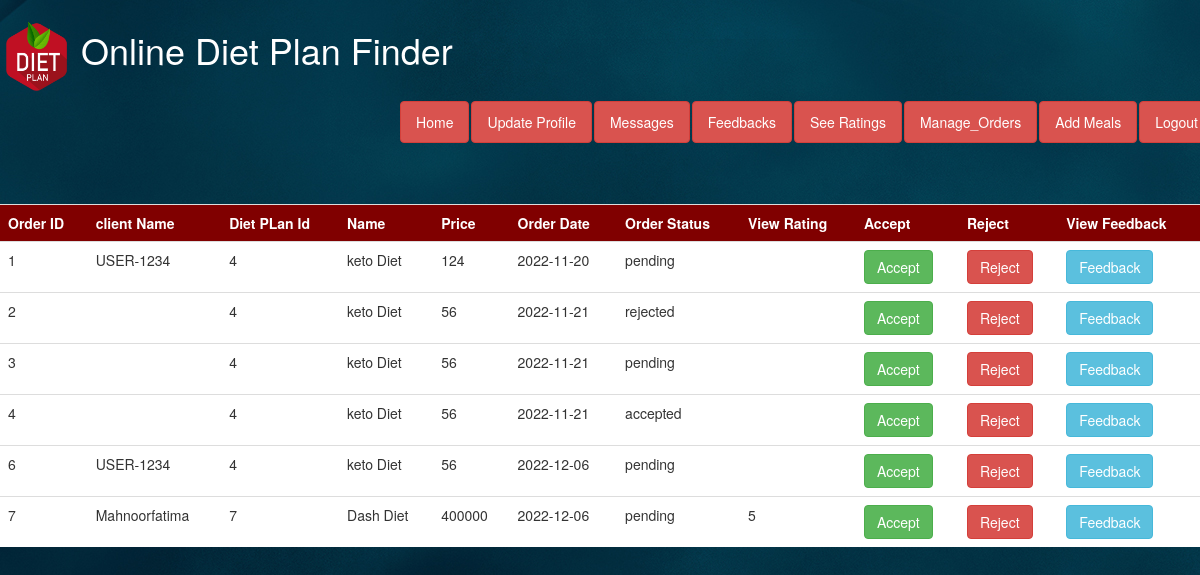
Screenshot of /manage_orders.php (signed in) with the database file from the repository.
### tables this page shows
CREATE TABLE IF NOT EXISTS `orders` (
  `OID` int(11) NOT NULL AUTO_INCREMENT,
  `DID` int(11) NOT NULL,
  `UID` int(11) NOT NULL,
  `Price` int(11) NOT NULL,
  `date` date NOT NULL,
  `accountno` int(11) NOT NULL,
  `pin` int(11) NOT NULL,
  `status` text NOT NULL,
  `NID` int(11) NOT NULL,
  PRIMARY KEY (`OID`)
);

CREATE TABLE IF NOT EXISTS `user` (
  `UID` int(11) NOT NULL AUTO_INCREMENT,
  `name` varchar(20) NOT NULL,
  `username` varchar(100) NOT NULL,
  `phone` varchar(13) NOT NULL,
  `email` varchar(50) NOT NULL,
  `password` varchar(20) NOT NULL,
  `type` varchar(30) NOT NULL,
  `status` varchar(30) NOT NULL,
  `pic` varchar(500) DEFAULT NULL,
  `intro` varchar(1000) DEFAULT NULL,
  `qualification` varchar(200) DEFAULT NULL,
  `experience` varchar(400) DEFAULT NULL,
  PRIMARY KEY (`UID`)
);

CREATE TABLE IF NOT EXISTS `diet_plan` (
  `DID` int(11) NOT NULL AUTO_INCREMENT,
  `HID` int(11) NOT NULL,
  `UID` int(11) NOT NULL,
  `Diet_name` varchar(500) NOT NULL,
  `diet_food` varchar(5000) NOT NULL,
  `diet_limit` varchar(5000) NOT NULL,
  `health_benefits` varchar(5000) NOT NULL,
  `downside` varchar(5000) NOT NULL,
  `daily_calories` int(100) NOT NULL,
  `description` varchar(5000) NOT NULL,
  `price` int(11) NOT NULL,
  `average_rating` int(11) DEFAULT NULL,
  `image` varchar(500) DEFAULT NULL,
  PRIMARY KEY (`DID`)
);

CREATE TABLE IF NOT EXISTS `rating` (
  `RID` int(11) NOT NULL AUTO_INCREMENT,
  `UID` int(11) NOT NULL,
  `DID` int(11) NOT NULL,
  `rating` int(11) NOT NULL,
  `NID` int(11) NOT NULL,
  PRIMARY KEY (`RID`)
);

### manage_orders.php (the view, shortened to what this page needs)
<?php ob_start();
$uid=$_SESSION['UID'];
     ?>
 <!DOCTYPE html>
<html lang="en">
  <head>
    <link rel="stylesheet" href="https://cdnjs.cloudflare.com/ajax/libs/font-awesome/4.7.0/css/font-awesome.min.css">
    <link href="css/bootstrap.min.css" rel="stylesheet">
<link rel="stylesheet" href="https://maxcdn.bootstrapcdn.com/bootstrap/3.4.1/css/bootstrap.min.css">
  </head>
  <body  >
  <div class="navbar" style="background-color: url(img/baC.jpg)"  >
     <header><b><a href="nutritionist.php"> <h1 style="color:white" ><img src="img/logo1.png" width="70px" height="70px"> Online Diet Plan Finder</h1></a></header>
                     <ul class="nav nav-pills navbar-right">
                     <li><a style="color:white" class="btn btn-danger" href="nutritionist.php" >Home</a></li>
                                                      <li><a style="color:white" class="btn btn-danger" href="update_nutritionist.php" >Update Profile</a></li>
                                                      <li><a style="color:white" class="btn btn-danger" href="n_messages.php" >Messages</a></li>
                                                      <li><a style="color:white" class="btn btn-danger" href="n_feedbacks.php" >Feedbacks</a></li>
                                                      <li><a style="color:white" class="btn btn-danger" href="view_ratings.php" >See Ratings</a></li>
                                                        <li><a style="color:white" class="btn btn-danger" href="manage_orders.php" >Manage_Orders</a></li>
                                                        <li><a style="color:white" class="btn btn-danger" href="Add_meals.php" >Add Meals</a></li>
                                                    <li><a href="logout.php" style="color:white" class="btn btn-danger" style="color:white" >Logout</a></li>
                            </ul>
        </div>
 <span style="background-image: url(img/baC.jpg)">
      <br><br>
  <table class="table">
    <tr>
    <th>
Order ID
</th>
<th>
client Name
</th>
<th>
Diet PLan Id
</th>
<th>
Name
</th>
<th>
Price
</th>
<th>
Order Date
</th>
<th>
Order Status
</th>
<th>
View Rating
</th>
<th>
Accept
</th>
<th>
Reject
</th>
<th>
View Feedback
</th>
</tr>
<?php
$conn=mysqli_connect('localhost','root','','diet');
$sql="select * from orders where NID='$uid'";
$result=mysqli_query($conn,$sql);
$num=mysqli_num_rows($result);
if($num>0){
  while($row=mysqli_fetch_assoc($result)){
    $OID=$row['OID'];
    $DID=$row['DID'];
    $UID=$row['UID'];
    $price=$row['Price'];
    $date=$row['date'];
    $status=$row['status'];
?>
 <?php
 $user="select * from diet_plan where DID='$DID';";
$res=mysqli_query($conn,$user);
$r=mysqli_fetch_assoc($res);
@$Name=$r['Diet_name'];
?>
 <?php
 $user="select * from user  where UID='$UID';";
$res=mysqli_query($conn,$user);
$r=mysqli_fetch_assoc($res);
@$nameclient=$r['username'];
?>
 <?php
 $ratingq="select * from rating where UID='$UID' and DID=$DID;";
$ress=mysqli_query($conn,$ratingq);
$rcs=mysqli_fetch_assoc($ress);
@$rating=$rcs['rating'];
?>
<?php
echo "<tr>";
 echo "<td> $OID </td>";
 echo "<td> $nameclient </td>";
 echo "<td> $DID </td>";
 echo "<td> $Name </td>";
 echo "<td> $price </td>";
  echo "<td> $date </td>";
  echo "<td> $status </td>";
  echo "<td> $rating </td>";
 echo "<td><a href='manage_orders.php?accept=$OID' class='btn btn-success' >Accept</a></td>";
  echo "<td><a href='manage_orders.php?reject=$OID' class='btn btn-danger' >Reject</a></td>";
echo "<td><a href='view_feedback.php?DID=$DID' class='btn btn-info' >Feedback</a></td>";
echo "</tr>";
}
}
?>
</table>
</body>
</html>

### manage_orders.php (style rules this page uses)
body { background-image: url(img/baC.jpg); }
td { background-color:white; }
th { background-color:maroon; color:white; }

### rows the page displays
orders: OID "1", UID.username "USER-1234", DID "4", DID.Diet_name "keto Diet", Price "124", date "2022-11-20", status "pending"
orders: OID "2", DID "4", DID.Diet_name "keto Diet", Price "56", date "2022-11-21", status "rejected"
orders: OID "3", DID "4", DID.Diet_name "keto Diet", Price "56", date "2022-11-21", status "pending"
orders: OID "4", DID "4", DID.Diet_name "keto Diet", Price "56", date "2022-11-21", status "accepted"
orders: OID "6", UID.username "USER-1234", DID "4", DID.Diet_name "keto Diet", Price "56", date "2022-12-06", status "pending"
orders: OID "7", UID.username "Mahnoorfatima", DID "7", DID.Diet_name "Dash Diet", Price "400000", date "2022-12-06", status "pending", rating.rating "5"
